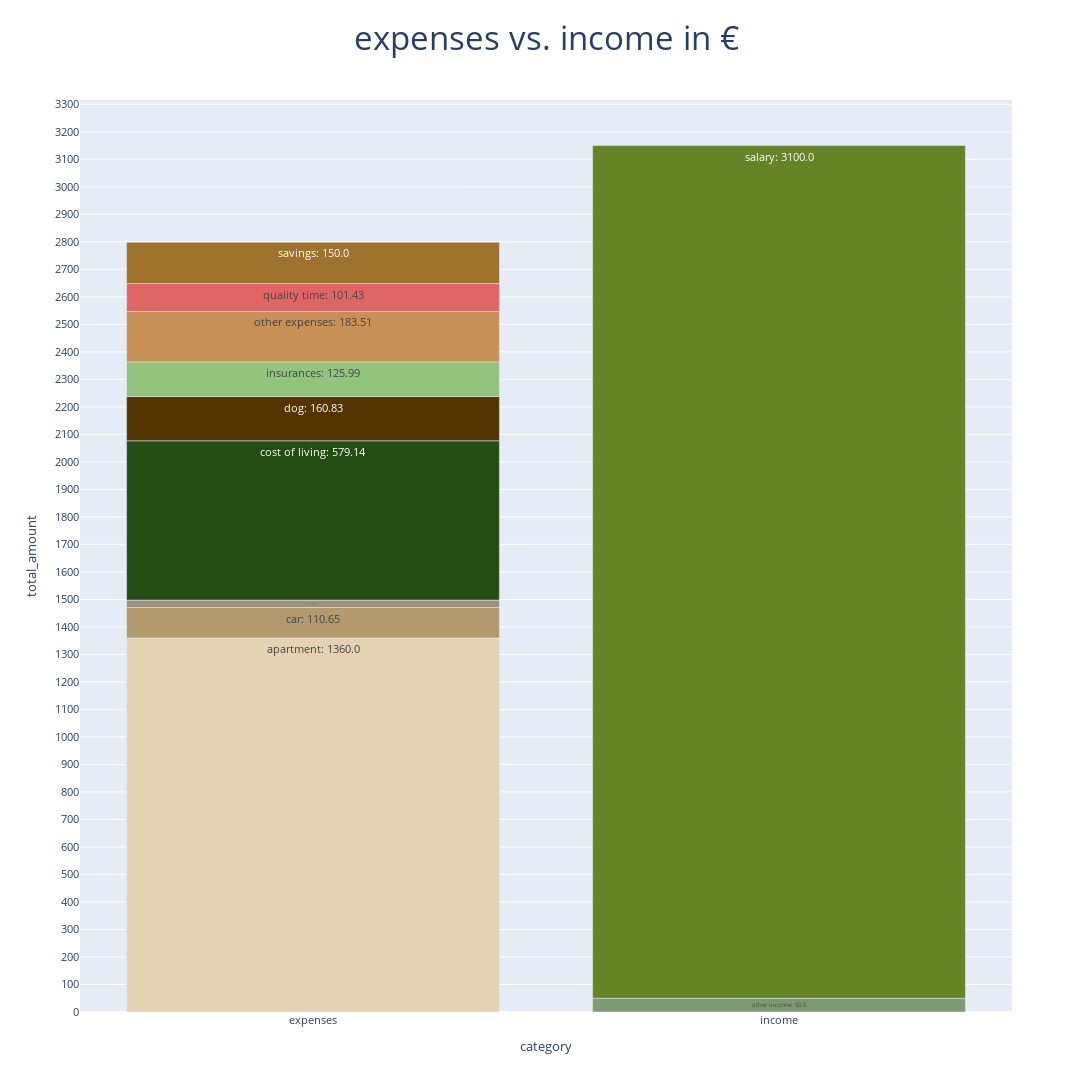

This figure's notebook cell:
### Markdown cell above
## bar chart - all transactions

### Code cell
# create and modify bar chart - all transactions
fig_bar = px.bar(finances_grouped, x="category", y="total_amount", title="expenses vs. income in €", height=1300, width=1500, text='label', color='color', color_discrete_map=colorMapSubset1)

fig_bar.update_traces(textposition='inside')
fig_bar.update_layout(font=dict(size=11),
                      showlegend=False,
                      title_x=0.5,
                      title_font_size=33,
                      yaxis=dict(tickmode='linear', tick0=0, dtick=100))

# temp save bar chart
filepath_all_transactions = Path('results/temp/all_transactions.pdf')
filepath_all_transactions.parent.mkdir(parents=True, exist_ok=True)
fig_bar.write_image(filepath_all_transactions)

# show bar chart
fig_bar.show()

### Figure 1 — Plotly figure (JSON) as saved in the notebook; plotly's stock layout.template omitted (floating-point values rounded to 4 significant figures)
{"data": [{"alignmentgroup": "True", "hovertemplate": "color=#e5d2b3<br>category=%{x}<br>total_amount=%{y}<br>label=%{text}<extra></extra>", "legendgroup": "#e5d2b3", "marker": {"color": "#e5d2b3", "pattern": {"shape": ""}}, "name": "#e5d2b3", "offsetgroup": "#e5d2b3", "orientation": "v", "showlegend": true, "text": ["apartment: 1360.0"], "textposition": "inside", "type": "bar", "x": ["expenses"], "xaxis": "x", "y": [1360], "yaxis": "y"}, {"alignmentgroup": "True", "hovertemplate": "color=#b2996e<br>category=%{x}<br>total_amount=%{y}<br>label=%{text}<extra></extra>", "legendgroup": "#b2996e", "marker": {"color": "#b2996e", "pattern": {"shape": ""}}, "name": "#b2996e", "offsetgroup": "#b2996e", "orientation": "v", "showlegend": true, "text": ["car: 110.65"], "textposition": "inside", "type": "bar", "x": ["expenses"], "xaxis": "x", "y": [110.7], "yaxis": "y"}, {"alignmentgroup": "True", "hovertemplate": "color=#9c917f<br>category=%{x}<br>total_amount=%{y}<br>label=%{text}<extra></extra>", "legendgroup": "#9c917f", "marker": {"color": "#9c917f", "pattern": {"shape": ""}}, "name": "#9c917f", "offsetgroup": "#9c917f", "orientation": "v", "showlegend": true, "text": ["contracts: 26.98"], "textposition": "inside", "type": "bar", "x": ["expenses"], "xaxis": "x", "y": [26.98], "yaxis": "y"}, {"alignmentgroup": "True", "hovertemplate": "color=#244c13<br>category=%{x}<br>total_amount=%{y}<br>label=%{text}<extra></extra>", "legendgroup": "#244c13", "marker": {"color": "#244c13", "pattern": {"shape": ""}}, "name": "#244c13", "offsetgroup": "#244c13", "orientation": "v", "showlegend": true, "text": ["cost of living: 579.14"], "textposition": "inside", "type": "bar", "x": ["expenses"], "xaxis": "x", "y": [579.1], "yaxis": "y"}, {"alignmentgroup": "True", "hovertemplate": "color=#543400<br>category=%{x}<br>total_amount=%{y}<br>label=%{text}<extra></extra>", "legendgroup": "#543400", "marker": {"color": "#543400", "pattern": {"shape": ""}}, "name": "#543400", "offsetgroup": "#543400", "orientation": "v", "showlegend": true, "text": ["dog: 160.83"], "textposition": "inside", "type": "bar", "x": ["expenses"], "xaxis": "x", "y": [160.8], "yaxis": "y"}, {"alignmentgroup": "True", "hovertemplate": "color=#93c47d<br>category=%{x}<br>total_amount=%{y}<br>label=%{text}<extra></extra>", "legendgroup": "#93c47d", "marker": {"color": "#93c47d", "pattern": {"shape": ""}}, "name": "#93c47d", "offsetgroup": "#93c47d", "orientation": "v", "showlegend": true, "text": ["insurances: 125.99"], "textposition": "inside", "type": "bar", "x": ["expenses"], "xaxis": "x", "y": [126.0], "yaxis": "y"}, {"alignmentgroup": "True", "hovertemplate": "color=#c79057<br>category=%{x}<br>total_amount=%{y}<br>label=%{text}<extra></extra>", "legendgroup": "#c79057", "marker": {"color": "#c79057", "pattern": {"shape": ""}}, "name": "#c79057", "offsetgroup": "#c79057", "orientation": "v", "showlegend": true, "text": ["other expenses: 183.51"], "textposition": "inside", "type": "bar", "x": ["expenses"], "xaxis": "x", "y": [183.5], "yaxis": "y"}, {"alignmentgroup": "True", "hovertemplate": "color=#e06666<br>category=%{x}<br>total_amount=%{y}<br>label=%{text}<extra></extra>", "legendgroup": "#e06666", "marker": {"color": "#e06666", "pattern": {"shape": ""}}, "name": "#e06666", "offsetgroup": "#e06666", "orientation": "v", "showlegend": true, "text": ["quality time: 101.43"], "textposition": "inside", "type": "bar", "x": ["expenses"], "xaxis": "x", "y": [101.4], "yaxis": "y"}, {"alignmentgroup": "True", "hovertemplate": "color=#9e722d<br>category=%{x}<br>total_amount=%{y}<br>label=%{text}<extra></extra>", "legendgroup": "#9e722d", "marker": {"color": "#9e722d", "pattern": {"shape": ""}}, "name": "#9e722d", "offsetgroup": "#9e722d", "orientation": "v", "showlegend": true, "text": ["savings: 150.0"], "textposition": "inside", "type": "bar", "x": ["expenses"], "xaxis": "x", "y": [150], "yaxis": "y"}, {"alignmentgroup": "True", "hovertemplate": "color=#7f9a73<br>category=%{x}<br>total_amount=%{y}<br>label=%{text}<extra></extra>", "legendgroup": "#7f9a73", "marker": {"color": "#7f9a73", "pattern": {"shape": ""}}, "name": "#7f9a73", "offsetgroup": "#7f9a73", "orientation": "v", "showlegend": true, "text": ["other income: 50.0"], "textposition": "inside", "type": "bar", "x": ["income"], "xaxis": "x", "y": [50], "yaxis": "y"}, {"alignmentgroup": "True", "hovertemplate": "color=#668326<br>category=%{x}<br>total_amount=%{y}<br>label=%{text}<extra></extra>", "legendgroup": "#668326", "marker": {"color": "#668326", "pattern": {"shape": ""}}, "name": "#668326", "offsetgroup": "#668326", "orientation": "v", "showlegend": true, "text": ["salary: 3100.0"], "textposition": "inside", "type": "bar", "x": ["income"], "xaxis": "x", "y": [3100], "yaxis": "y"}], "layout": {"barmode": "relative", "font": {"size": 11}, "height": 1300, "legend": {"title": {"text": "color"}, "tracegroupgap": 0}, "showlegend": false, "title": {"font": {"size": 33}, "text": "expenses vs. income in €", "x": 0.5}, "width": 1500, "xaxis": {"anchor": "y", "domain": [0, 1], "title": {"text": "category"}}, "yaxis": {"anchor": "x", "domain": [0, 1], "dtick": 100, "tick0": 0, "tickmode": "linear", "title": {"text": "total_amount"}}}}
